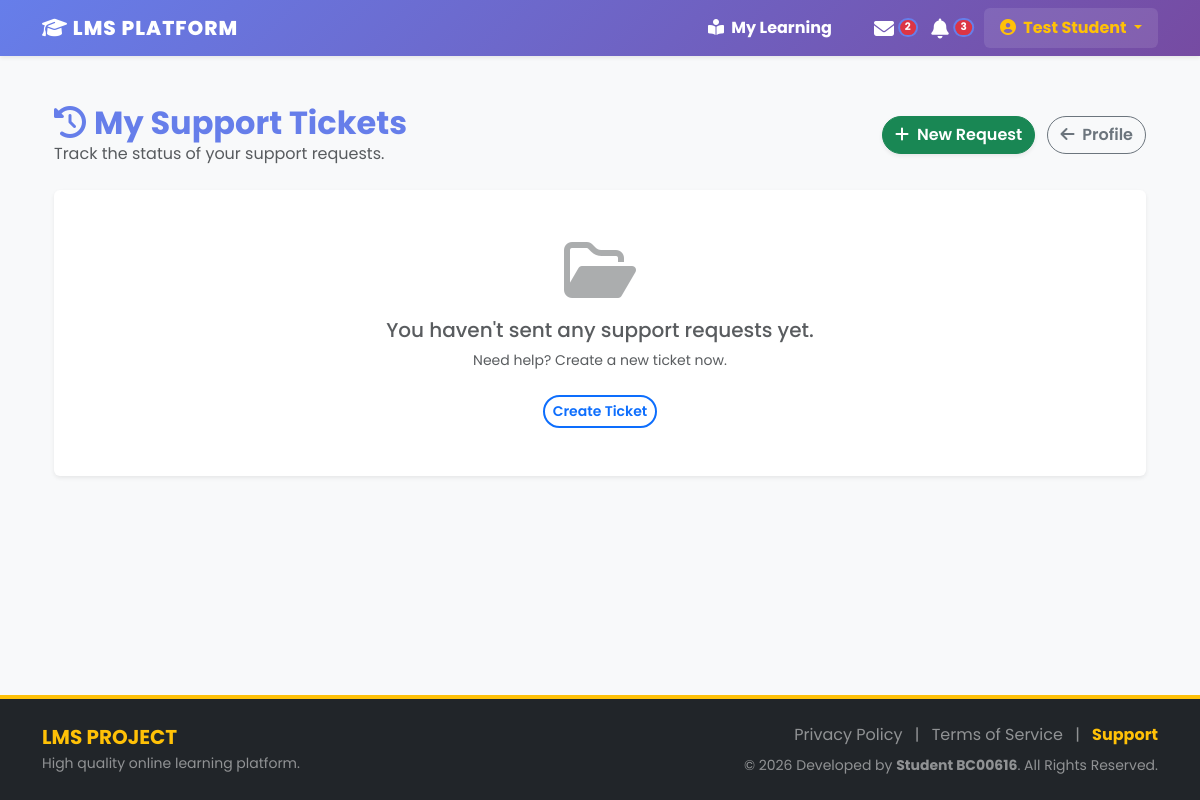
The app's page /public/support/history (signed in), older data.
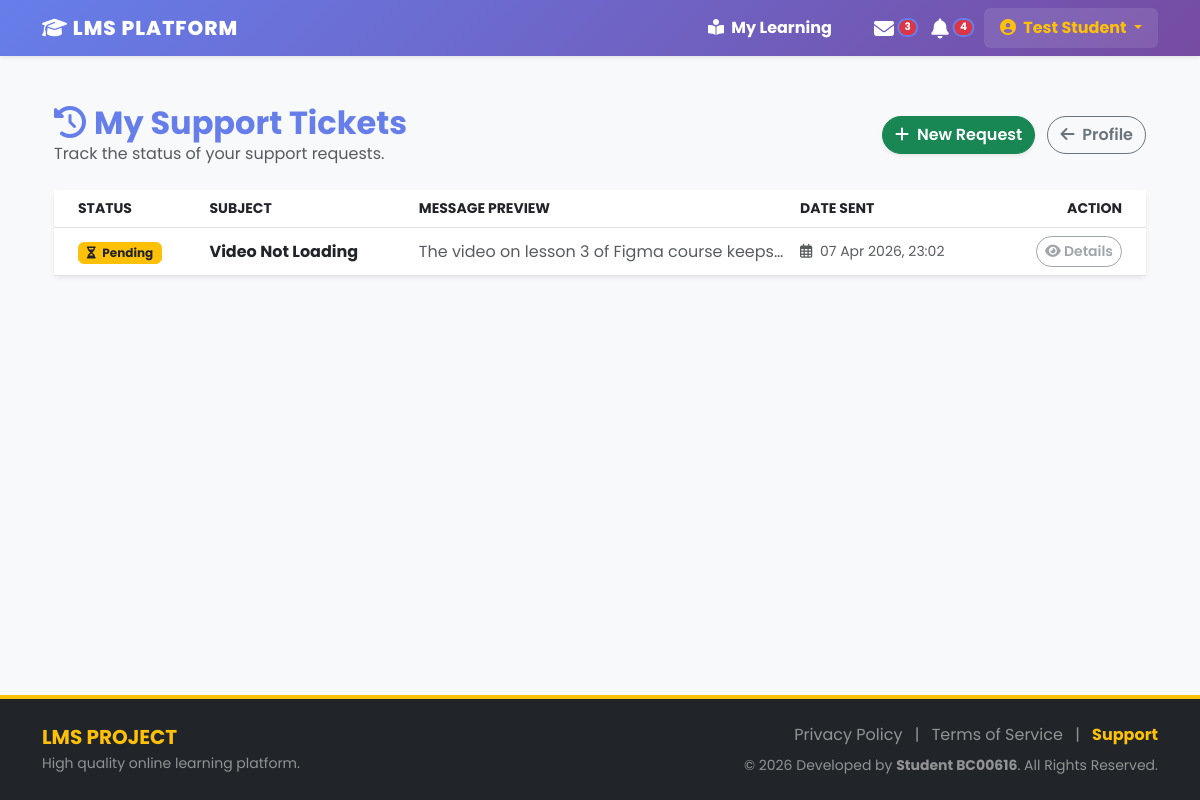
The same page, newer data.
### tables this page shows
CREATE TABLE `support_tickets` (
  `id` int(11) NOT NULL,
  `user_id` int(11) NOT NULL,
  `subject` varchar(255) NOT NULL,
  `message` text NOT NULL,
  `status` enum('pending','resolved') DEFAULT 'pending',
  `created_at` timestamp NOT NULL DEFAULT current_timestamp()
);

### app/Controllers/SupportController.php (called while the page is built, shortened)
<?php
require_once '../app/Core/Controller.php';
class SupportController extends Controller {
    public function history() {
        $user_id = $_SESSION['user_id'];
        $supportModel = $this->model('SupportModel');
        $tickets = $supportModel->getTicketsByUserId($user_id);
        $this->view('support/history', [
            'tickets' => $tickets
        ]);
    }
}

### public/index.php (called while the page is built, shortened)
<?php
require_once '../app/Config/Database.php';
require_once '../app/Core/Controller.php';
$app = new App();

### app/Models/SupportModel.php (called while the page is built, shortened)
<?php
require_once '../app/Config/Database.php';
class SupportModel {
    private $conn;
    public function __construct() {
        $db = new Database();
        $this->conn = $db->connect();
    }
    public function getTicketsByUserId($user_id) {
        $sql = "SELECT * FROM support_tickets WHERE user_id = ? ORDER BY created_at DESC";
        $stmt = $this->conn->prepare($sql);
        $stmt->execute([$user_id]);
        return $stmt->fetchAll(PDO::FETCH_ASSOC);
    }
}

### app/Config/Database.php (called while the page is built)
<?php
class Database {
    private $host = 'localhost';
    private $user = 'root';
    private $pass = '';
    private $dbname = 'lms_db';
    public function connect() {
        try {
            $dsn = "mysql:host=" . $this->host . ";dbname=" . $this->dbname . ";charset=utf8";
            $pdo = new PDO($dsn, $this->user, $this->pass);
            $pdo->setAttribute(PDO::ATTR_ERRMODE, PDO::ERRMODE_EXCEPTION);
            return $pdo;
        } catch (PDOException $e) {
            die("Database Connection Error: " . $e->getMessage());
        }
    }
}

### app/Views/support/history.php (the view, shortened to what the changed rows need)
<?php require_once '../app/Views/inc/header.php'; ?>
<div class="container mt-4 mb-5">
    <div class="d-flex justify-content-between align-items-center mb-4">
        <div>
            <h2 class="text-primary fw-bold mb-0"><i class="fas fa-history me-2"></i>My Support Tickets</h2>
        </div>
    </div>
    <div class="card shadow-sm border-0">
        <div class="card-body p-0">
            <?php if (empty($data['tickets'])): ?>
                <div class="text-center py-5">
                    <i class="far fa-folder-open fa-4x text-muted mb-3 opacity-50"></i>
                    <h5 class="text-muted">You haven't sent any support requests yet.</h5>
                    <p class="text-muted small">Need help? Create a new ticket now.</p>
                    <a href="/LMS_Project/public/support/index" class="btn btn-outline-primary btn-sm mt-2">Create Ticket</a>
                </div>
            <?php else: ?>
                <div class="table-responsive">
                    <table class="table table-hover align-middle mb-0">
                        <thead class="bg-light text-uppercase small fw-bold">
                            <tr>
                                <th class="ps-4">Status</th>
                                <th>Subject</th>
                                <th>Message Preview</th>
                                <th>Date Sent</th>
                                <th class="text-end pe-4">Action</th>
                            </tr>
                        </thead>
                        <tbody>
                            <?php foreach($data['tickets'] as $t): ?>
                            <tr>
                                <td class="ps-4">
                                    <?php if($t['status'] == 'pending'): ?>
                                        <span class="badge bg-warning text-dark border border-warning">
                                            <i class="fas fa-hourglass-half me-1"></i> Pending
                                        </span>
                                    <?php else: ?>
                                        <span class="badge bg-success border border-success">
                                            <i class="fas fa-check-circle me-1"></i> Resolved
                                        </span>
                                    <?php endif; ?>
                                </td>
                                <td>
                                    <span class="fw-bold text-dark"><?= htmlspecialchars($t['subject']) ?></span>
                                </td>
                                <td style="max-width: 300px;">
                                    <div class="text-truncate text-muted" title="<?= htmlspecialchars($t['message']) ?>">
                                        <?= htmlspecialchars($t['message']) ?>
                                    </div>
                                </td>
                                <td class="text-muted small">
                                    <i class="far fa-calendar-alt me-1"></i> <?= date('d M Y, H:i', strtotime($t['created_at'])) ?>
                                </td>
                                <td class="text-end pe-4">
                                    <button class="btn btn-sm btn-outline-secondary" disabled title="View Details (Coming Soon)">
                                        <i class="fas fa-eye"></i> Details
                                    </button>
                                </td>
                            </tr>
                            <?php endforeach; ?>
                        </tbody>
                    </table>
                </div>
            <?php endif; ?>
        </div>
    </div>
</div>
<?php require_once '../app/Views/inc/footer.php'; ?>

### app/Views/inc/header.php (shortened to what the changed rows need)
<?php
$msgCount = 0;
$notiCount = 0;
if (isset($_SESSION['user_id'])) {
    require_once '../app/Config/Database.php';
    $dbNav = new Database();
    $connNav = $dbNav->connect();
    $stmtMsg = $connNav->prepare("SELECT COUNT(*) FROM messages WHERE receiver_id = ? AND is_read = 0");
    $stmtMsg->execute([$_SESSION['user_id']]);
    $msgCount = $stmtMsg->fetchColumn();
    $stmtNoti = $connNav->prepare("SELECT COUNT(*) FROM notifications WHERE user_id = ? AND is_read = 0");
    $stmtNoti->execute([$_SESSION['user_id']]);
    $notiCount = $stmtNoti->fetchColumn();
}
?>
<!DOCTYPE html>
<html lang="en">
<head>
    <link href="https://cdn.jsdelivr.net/npm/bootstrap@5.3.0/dist/css/bootstrap.min.css" rel="stylesheet">
    <link rel="stylesheet" href="https://cdnjs.cloudflare.com/ajax/libs/font-awesome/6.4.0/css/all.min.css">
    <link rel="stylesheet" href="/LMS_Project/public/css/style.css">
</head>
<body>
<nav class="navbar navbar-expand-lg navbar-dark bg-primary mb-4 shadow-sm sticky-top">
    <div class="container">
        <div class="collapse navbar-collapse" id="navbarNav">
            <ul class="navbar-nav ms-auto align-items-center">
                <?php if (isset($_SESSION['user_id'])): ?>
                    <li class="nav-item nav-icon-item d-none d-lg-block">
                        <a class="nav-link text-white d-flex align-items-center justify-content-center" href="/LMS_Project/public/message/index" title="Messages">
                            <i class="fas fa-envelope fa-lg"></i>
                            <?php if ($msgCount > 0): ?>
                                <span class="badge rounded-pill bg-danger notification-badge">
                                    <?= $msgCount > 99 ? '99+' : $msgCount ?>
                                </span>
                            <?php endif; ?>
                        </a>
                    </li>
                    <li class="nav-item nav-icon-item me-3 d-none d-lg-block">
                        <a class="nav-link text-white d-flex align-items-center justify-content-center" href="/LMS_Project/public/profile/notifications" title="Notifications">
                            <i class="fas fa-bell fa-lg"></i>
                            <?php if ($notiCount > 0): ?>
                                <span class="badge rounded-pill bg-danger notification-badge">
                                    <?= $notiCount > 99 ? '99+' : $notiCount ?>
                                </span>
                            <?php endif; ?>
                        </a>
                    </li>
                <?php else: ?>
                    <li class="nav-item"><a class="nav-link text-white fw-semibold" href="/LMS_Project/public/auth/login">Log In</a></li>
                    <li class="nav-item ms-2"><a class="btn btn-warning fw-bold shadow-sm" href="/LMS_Project/public/auth/register">Sign Up Free</a></li>
                <?php endif; ?>
            </ul>
        </div>
    </div>
</nav>
<div class="container mb-5">

Row changes from the older to the newer data that the page shows:
added support_tickets: status "pending" (drawn), subject "Video Not Loading", message "The video on lesson 3 of Figma course keeps…", created_at "07 Apr 2026, 23:02"
Text that changed along with them:
$msgCount: "2" → "3"
$notiCount: "3" → "4"
text no longer shown: "You haven't sent any support requests yet. Need help? Create a new ticket now. Create Ticket"
text now shown: "STATUS SUBJECT MESSAGE PREVIEW DATE SENT ACTION"
